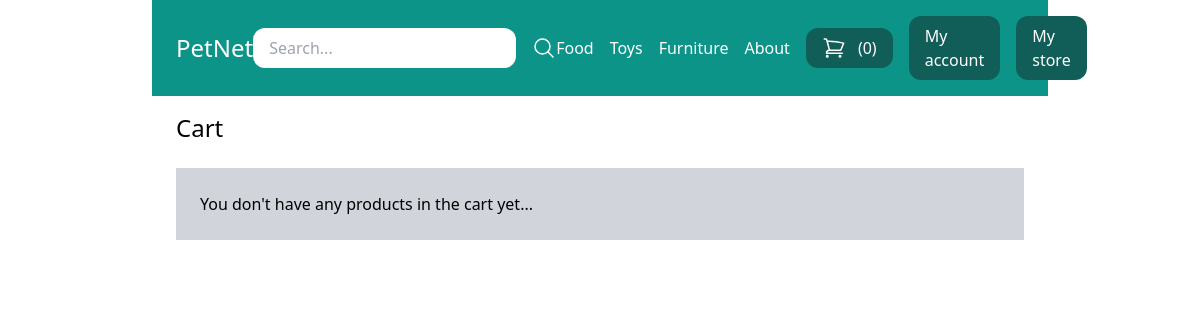
The app's page /cart/ (signed in) with its own data.
### store/models.py (models this page shows, shortened)
class Category(models.Model):
    title = models.CharField(max_length=50)
    slug = models.SlugField(max_length=50)
    class Meta:
        verbose_name_plural = 'Categories'

### store/views.py (the view)
# urls.py: path('cart/', views.cart_view, name='cart_view'),
def cart_view(request):
    cart = Cart(request)
    return render(request, 'store/cart_view.html', {
        'cart': cart
    })

### store/cart.py (called while the page is built)
    def __len__(self):
        return sum(item['quantity'] for item in self.cart.values())

### store/context_processors.py (called while the page is built)
def cart(request):
    return {'cart': Cart(request)}

### store/templatetags/menu.py (called while the page is built)
@register.inclusion_tag('core/menu.html')
def menu():
    categories = Category.objects.all()
    return {'categories': categories}

### store/templates/store/cart_view.html (shortened to what this page needs)
{% extends 'core/base.html' %}
{% block content %}
    <h1 class="mb-6 text-2xl">Cart</h1>
    {% if cart|length %}
        {% for item in cart %}
            <div class="px-4 py-4 mb-2 bg-teal-100 flex items-center">
                <div>
                    <img src="{{ item.product.get_thumbnail }}" class="w-20">
                </div>
                <div class="pl-6">
                    <h2 class="text-2xl">{{ item.product.title }}</h2>
                    <p class="text-sm text-gray-500">${{ item.product.get_display_price }}</p>
                    <div class="mt-4 mb-4">
                        <a href="{% url 'change_quantity' item.product.id %}?action=increase" class="p-2 rounded-xl bg-teal-500 text-white">+</a>
                        {{ item.quantity }}
                        <a href="{% url 'change_quantity' item.product.id %}?action=decrease" class="p-2 rounded-xl bg-teal-500 text-white">-</a>
                    </div>
                    <a href="{% url 'remove_from_cart' item.product.id %}" class="inline-block">
                        <svg xmlns="http://www.w3.org/2000/svg" fill="none" viewBox="0 0 24 24" stroke-width="1.5" stroke="currentColor" class="w-6 h-6">
                            <path stroke-linecap="round" stroke-linejoin="round" d="M14.74 9l-.346 9m-4.788 0L9.26 9m9.968-3.21c.342.052.682.107 1.022.166m-1.022-.165L18.16 19.673a2.25 2.25 0 01-2.244 2.077H8.084a2.25 2.25 0 01-2.244-2.077L4.772 5.79m14.456 0a48.108 48.108 0 00-3.478-.397m-12 .562c.34-.059.68-.114 1.022-.165m0 0a48.11 48.11 0 013.478-.397m7.5 0v-.916c0-1.18-.91-2.164-2.09-2.201a51.964 51.964 0 00-3.32 0c-1.18.037-2.09 1.022-2.09 2.201v.916m7.5 0a48.667 48.667 0 00-7.5 0" />
                        </svg>
                    </a>
                </div>
            </div>
        {% endfor %}
        <hr class="mt-4 mb-4">
        <strong>Total cost: </strong>${{ cart.get_total_cost }}
        <hr class="mt-4 mb-4">
        <a href="{% url 'checkout' %}" class="inline-block px-8 py-4 bg-teal-500 text-white">Checkout</a>
    {% else %}
        <div class="px-6 py-6 bg-gray-300">
            You don't have any products in the cart yet...
        </div>
    {% endif %}
{% endblock %}

### core/templates/core/menu.html
{% for category in categories %}
    <a href="{% url 'category_detail' category.slug %}" class="text-white">{{ category.title }}</a>
{% endfor %}
<a href="{% url 'about' %}" class="text-white">About</a>

### records on screen
Category: title "Food"
Category: title "Toys"
Category: title "Furniture"

### other values on screen
{{ cart|length }} "0"
